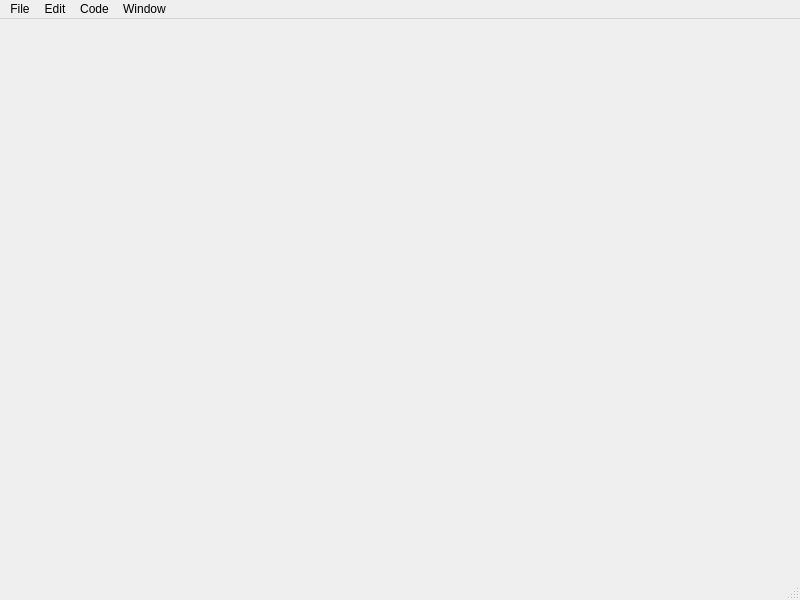
<?xml version="1.0" encoding="UTF-8"?>
<ui version="4.0">
 <class>MainWindow</class>
 <widget class="QMainWindow" name="MainWindow">
  <property name="geometry">
   <rect>
    <x>0</x>
    <y>0</y>
    <width>800</width>
    <height>600</height>
   </rect>
  </property>
  <property name="windowTitle">
   <string>MainWindow</string>
  </property>
  <widget class="QWidget" name="centralwidget"/>
  <widget class="QMenuBar" name="menubar">
   <property name="geometry">
    <rect>
     <x>0</x>
     <y>0</y>
     <width>800</width>
     <height>21</height>
    </rect>
   </property>
   <widget class="QMenu" name="menuFile">
    <property name="title">
     <string>File</string>
    </property>
    <widget class="QMenu" name="menuRecent_Projects">
     <property name="title">
      <string>Recent Projects</string>
     </property>
     <addaction name="separator"/>
     <addaction name="actionClearRecentProjects"/>
    </widget>
    <addaction name="actionNew"/>
    <addaction name="actionOpen"/>
    <addaction name="menuRecent_Projects"/>
    <addaction name="separator"/>
    <addaction name="actionSave"/>
    <addaction name="actionSave_As"/>
    <addaction name="actionSave_All"/>
    <addaction name="actionReload"/>
    <addaction name="separator"/>
    <addaction name="actionPreferences"/>
    <addaction name="separator"/>
    <addaction name="actionExit"/>
   </widget>
   <widget class="QMenu" name="menuEdit">
    <property name="title">
     <string>Edit</string>
    </property>
    <widget class="QMenu" name="menuCopy_as_PNG">
     <property name="title">
      <string>Copy as...</string>
     </property>
     <addaction name="actionPNG"/>
     <addaction name="actionSVG_Image"/>
     <addaction name="actionUnicode"/>
    </widget>
    <addaction name="actionUndo"/>
    <addaction name="actionRedo"/>
    <addaction name="actionCut"/>
    <addaction name="actionCopy"/>
    <addaction name="menuCopy_as_PNG"/>
    <addaction name="actionPaste"/>
    <addaction name="actionDelete"/>
    <addaction name="actionSelect_all"/>
    <addaction name="actionFind_Replace"/>
    <addaction name="actionGo_to_line"/>
   </widget>
   <widget class="QMenu" name="menuCode">
    <property name="title">
     <string>Code</string>
    </property>
    <addaction name="actionRun"/>
    <addaction name="actionStop"/>
   </widget>
   <widget class="QMenu" name="menuWindow">
    <property name="title">
     <string>Window</string>
    </property>
    <addaction name="actionZoom_in"/>
    <addaction name="actionZoom_out"/>
    <addaction name="actionReset_zoom"/>
    <addaction name="actionShow_line_numbers"/>
    <addaction name="actionShow_action_toolbar"/>
    <addaction name="actionShow_typesetting_toolbar"/>
    <addaction name="actionShow_project_browser"/>
    <addaction name="separator"/>
    <addaction name="actionGoBack"/>
    <addaction name="actionGoForward"/>
   </widget>
   <addaction name="menuFile"/>
   <addaction name="menuEdit"/>
   <addaction name="menuCode"/>
   <addaction name="menuWindow"/>
  </widget>
  <widget class="QStatusBar" name="statusbar"/>
  <action name="actionNew">
   <property name="text">
    <string>New File</string>
   </property>
   <property name="shortcut">
    <string>Ctrl+N</string>
   </property>
  </action>
  <action name="actionOpen">
   <property name="text">
    <string>Open Project</string>
   </property>
   <property name="shortcut">
    <string>Ctrl+O</string>
   </property>
  </action>
  <action name="actionSave">
   <property name="text">
    <string>Save</string>
   </property>
   <property name="shortcut">
    <string>Ctrl+S</string>
   </property>
  </action>
  <action name="actionSave_As">
   <property name="text">
    <string>Save As</string>
   </property>
  </action>
  <action name="actionExit">
   <property name="text">
    <string>Exit</string>
   </property>
   <property name="shortcut">
    <string>Ctrl+Q</string>
   </property>
  </action>
  <action name="actionFind_Replace">
   <property name="text">
    <string>Find / Replace</string>
   </property>
   <property name="shortcut">
    <string>Ctrl+F</string>
   </property>
  </action>
  <action name="actionUndo">
   <property name="text">
    <string>Undo</string>
   </property>
   <property name="shortcut">
    <string>Ctrl+Z</string>
   </property>
  </action>
  <action name="actionRedo">
   <property name="text">
    <string>Redo</string>
   </property>
   <property name="shortcut">
    <string>Ctrl+Y</string>
   </property>
  </action>
  <action name="actionCut">
   <property name="text">
    <string>Cut</string>
   </property>
   <property name="shortcut">
    <string>Ctrl+X</string>
   </property>
  </action>
  <action name="actionCopy">
   <property name="text">
    <string>Copy</string>
   </property>
   <property name="shortcut">
    <string>Ctrl+C</string>
   </property>
  </action>
  <action name="actionPaste">
   <property name="text">
    <string>Paste</string>
   </property>
   <property name="shortcut">
    <string>Ctrl+V</string>
   </property>
  </action>
  <action name="actionDelete">
   <property name="text">
    <string>Delete</string>
   </property>
  </action>
  <action name="actionSelect_all">
   <property name="text">
    <string>Select all</string>
   </property>
   <property name="shortcut">
    <string>Ctrl+A</string>
   </property>
  </action>
  <action name="actionRun">
   <property name="text">
    <string>Run</string>
   </property>
   <property name="shortcut">
    <string>Ctrl+R</string>
   </property>
  </action>
  <action name="actionZoom_in">
   <property name="text">
    <string>Zoom in</string>
   </property>
  </action>
  <action name="actionZoom_out">
   <property name="text">
    <string>Zoom out</string>
   </property>
  </action>
  <action name="actionReset_zoom">
   <property name="text">
    <string>Reset zoom</string>
   </property>
  </action>
  <action name="actionShow_line_numbers">
   <property name="checkable">
    <bool>true</bool>
   </property>
   <property name="checked">
    <bool>true</bool>
   </property>
   <property name="text">
    <string>Show line numbers</string>
   </property>
  </action>
  <action name="actionStop">
   <property name="text">
    <string>Stop</string>
   </property>
  </action>
  <action name="actionPNG">
   <property name="text">
    <string>PNG Image</string>
   </property>
  </action>
  <action name="actionSVG_Image">
   <property name="text">
    <string>SVG Image</string>
   </property>
  </action>
  <action name="actionTeX">
   <property name="text">
    <string>LaTeX</string>
   </property>
   <property name="toolTip">
    <string>LaTeX</string>
   </property>
   <property name="shortcut">
    <string>Ctrl+L</string>
   </property>
  </action>
  <action name="actionUnicode">
   <property name="text">
    <string>Unicode</string>
   </property>
   <property name="shortcut">
    <string>Ctrl+U</string>
   </property>
  </action>
  <action name="actionShow_action_toolbar">
   <property name="checkable">
    <bool>true</bool>
   </property>
   <property name="checked">
    <bool>true</bool>
   </property>
   <property name="text">
    <string>Show action toolbar</string>
   </property>
  </action>
  <action name="actionShow_typesetting_toolbar">
   <property name="checkable">
    <bool>true</bool>
   </property>
   <property name="checked">
    <bool>true</bool>
   </property>
   <property name="text">
    <string>Show typesetting toolbar</string>
   </property>
  </action>
  <action name="actionPreferences">
   <property name="text">
    <string>Preferences</string>
   </property>
  </action>
  <action name="actionGo_to_line">
   <property name="text">
    <string>Go to line...</string>
   </property>
   <property name="shortcut">
    <string>Ctrl+G</string>
   </property>
  </action>
  <action name="actionShow_project_browser">
   <property name="checkable">
    <bool>true</bool>
   </property>
   <property name="checked">
    <bool>true</bool>
   </property>
   <property name="text">
    <string>Show project browser</string>
   </property>
  </action>
  <action name="actionGoBack">
   <property name="enabled">
    <bool>false</bool>
   </property>
   <property name="text">
    <string>Go back</string>
   </property>
   <property name="shortcut">
    <string>Alt+Left</string>
   </property>
  </action>
  <action name="actionGoForward">
   <property name="enabled">
    <bool>false</bool>
   </property>
   <property name="text">
    <string>Go forward</string>
   </property>
   <property name="shortcut">
    <string>Alt+Right</string>
   </property>
  </action>
  <action name="actionSave_All">
   <property name="text">
    <string>Save All</string>
   </property>
   <property name="shortcut">
    <string>Ctrl+Shift+S</string>
   </property>
  </action>
  <action name="actionReload">
   <property name="text">
    <string>Reload</string>
   </property>
  </action>
  <action name="actionClearRecentProjects">
   <property name="text">
    <string>Clear</string>
   </property>
  </action>
 </widget>
 <resources/>
 <connections/>
</ui>
